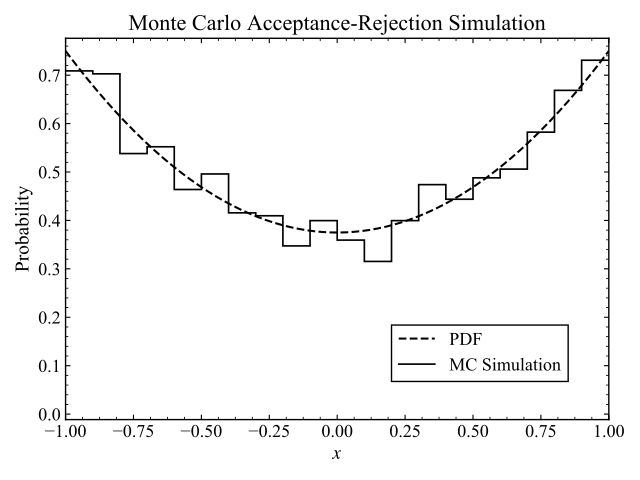

Write Python code to recreate this figure.
import numpy as np
import random
import matplotlib.pyplot as plt
from scipy.optimize import minimize_scalar


def pdf(x):
	return 3.0/8*(1+x**2)

xmax = minimize_scalar(lambda x: -pdf(x), bounds=[-1,1], method='bounded')


samplex = np.random.uniform(low=-1.0, high=1.0, size=(10000,))
sampley = np.random.uniform(low=0.0, high=xmax.x, size=(10000,))

test = sampley < pdf(samplex)
keep = samplex[np.where(test)[0]]
x = np.linspace(-1,1,5000)




fig, ax = plt.subplots()
ax = plt.subplot(111)
plt.rcParams["font.family"] = 'Times New Roman'
plt.rcParams['mathtext.fontset'] = 'stix'
p1, = plt.plot(x,pdf(x),c='k',ls='--',label='PDF')
n , bins , patches = plt.hist(keep, 20, histtype='step', stacked=True, fill=False,density=True,
	linewidth=1.2,edgecolor='k')
patches[0].set_xy(patches[0].get_xy()[1:-1])
p2, = plt.plot([0,0], label='MC Simulation',linewidth=1.2,c='k')
#plt.scatter(dataCR113[:,1]*1000,pulseEnCR113,s=20,c='k')
leg = plt.legend([p1, p2], ['PDF', 'MC Simulation'],loc=(.6,.1),prop={'size': 13},fancybox=False, framealpha=1)
leg.get_frame().set_edgecolor('k')
p2.set_visible(False)
#bbox_props = dict(boxstyle="square",fc="white")
#ax.annotate('Wavemeter quoted accuracy = ' r'$\pm$' ' 2 MHz',
#	xy=(20,1.25), xytext=(20,1.25),size=13,bbox=bbox_props)
plt.title('Monte Carlo Acceptance-Rejection Simulation',size=16,fontname='Times New Roman')
plt.ylabel('Probability',size=14,fontname='Times New Roman')
plt.xlabel(r'$x$',size=14,fontname='Times New Roman')
plt.xticks(size=13,fontname='Times New Roman')
plt.yticks(size=13,fontname='Times New Roman')
ax.set_xlim(-1, 1) # apply the x-limits
#ax.set_ylim(-2, 2) # apply the y-limits
plt.minorticks_on()
ax.tick_params(which='both',direction='in',top=True,right=True)
plt.setp(ax.spines.values(), linewidth=1)
plt.tight_layout()
